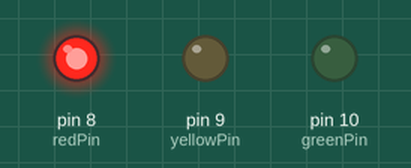
The sketch below on a simulated Arduino Uno, built with avr-gcc and run on an emulated ATmega328P. On the bench: output pins drawn as LEDs (lit = HIGH).

Above: at 1.0 s.
At 3.0 s:
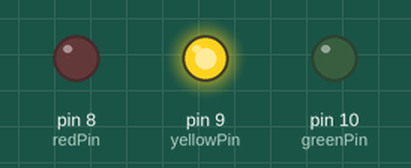
At 5.0 s:
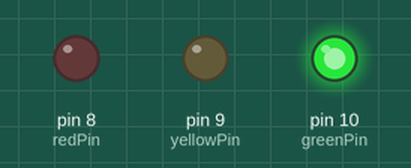
Timing chart, 0 to 7.8 s (numbered marks = the images above):
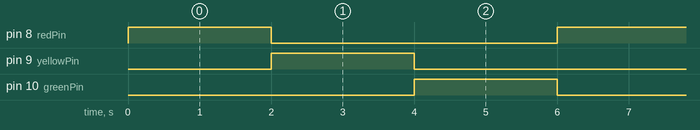

Measured:
- by itself, pin 8 (redPin), pin 9 (yellowPin), pin 10 (greenPin): alternates HIGH for 2.0 s and LOW for 4.0 s
- by itself, everything shown: repeats every 6.0 s, in 4 steps

The sketch:

traffic_light.ino
```cpp
int redPin = 8;
int yellowPin = 9;
int greenPin = 10;
void setup() {
  pinMode(redPin, OUTPUT);
  pinMode(yellowPin, OUTPUT);
  pinMode(greenPin, OUTPUT);
}
void loop() {
    digitalWrite(redPin, HIGH);
    delay(2000);
    digitalWrite(redPin, LOW);
    digitalWrite(yellowPin, HIGH);
    delay(2000);
    digitalWrite(yellowPin, LOW);
    digitalWrite(greenPin, HIGH);
    delay(2000);
    digitalWrite(greenPin, LOW);
}
```
